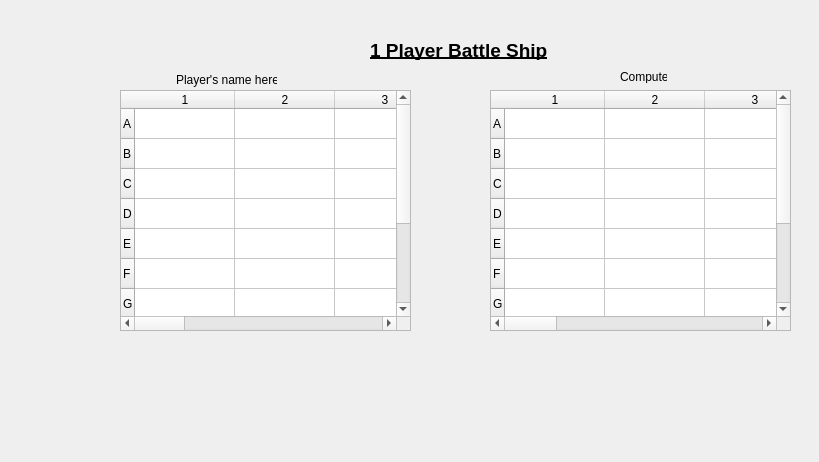
<?xml version="1.0" encoding="UTF-8"?>
<ui version="4.0">
 <class>OnePlGame</class>
 <widget class="QDialog" name="OnePlGame">
  <property name="geometry">
   <rect>
    <x>0</x>
    <y>0</y>
    <width>819</width>
    <height>462</height>
   </rect>
  </property>
  <property name="windowTitle">
   <string>Dialog</string>
  </property>
  <widget class="QLabel" name="label_3">
   <property name="geometry">
    <rect>
     <x>176</x>
     <y>70</y>
     <width>101</width>
     <height>20</height>
    </rect>
   </property>
   <property name="text">
    <string>Player's name here</string>
   </property>
  </widget>
  <widget class="QLabel" name="label_2">
   <property name="geometry">
    <rect>
     <x>370</x>
     <y>40</y>
     <width>211</width>
     <height>20</height>
    </rect>
   </property>
   <property name="font">
    <font>
     <pointsize>14</pointsize>
     <weight>75</weight>
     <bold>true</bold>
     <underline>true</underline>
    </font>
   </property>
   <property name="text">
    <string>1 Player Battle Ship</string>
   </property>
  </widget>
  <widget class="QLabel" name="label_4">
   <property name="geometry">
    <rect>
     <x>620</x>
     <y>70</y>
     <width>47</width>
     <height>13</height>
    </rect>
   </property>
   <property name="text">
    <string>Computer</string>
   </property>
  </widget>
  <widget class="QTableWidget" name="tableWidget">
   <property name="geometry">
    <rect>
     <x>120</x>
     <y>90</y>
     <width>291</width>
     <height>241</height>
    </rect>
   </property>
   <row>
    <property name="text">
     <string>A</string>
    </property>
   </row>
   <row>
    <property name="text">
     <string>B</string>
    </property>
   </row>
   <row>
    <property name="text">
     <string>C</string>
    </property>
   </row>
   <row>
    <property name="text">
     <string>D</string>
    </property>
   </row>
   <row>
    <property name="text">
     <string>E</string>
    </property>
   </row>
   <row>
    <property name="text">
     <string>F</string>
    </property>
   </row>
   <row>
    <property name="text">
     <string>G</string>
    </property>
   </row>
   <row>
    <property name="text">
     <string>H</string>
    </property>
   </row>
   <row>
    <property name="text">
     <string>I</string>
    </property>
   </row>
   <row>
    <property name="text">
     <string>J</string>
    </property>
   </row>
   <column>
    <property name="text">
     <string>1</string>
    </property>
   </column>
   <column>
    <property name="text">
     <string>2</string>
    </property>
   </column>
   <column>
    <property name="text">
     <string>3</string>
    </property>
   </column>
   <column>
    <property name="text">
     <string>4</string>
    </property>
   </column>
   <column>
    <property name="text">
     <string>5</string>
    </property>
   </column>
   <column>
    <property name="text">
     <string>6</string>
    </property>
   </column>
   <column>
    <property name="text">
     <string>7</string>
    </property>
   </column>
   <column>
    <property name="text">
     <string>8</string>
    </property>
   </column>
   <column>
    <property name="text">
     <string>9</string>
    </property>
   </column>
   <column>
    <property name="text">
     <string>10</string>
    </property>
   </column>
  </widget>
  <widget class="QTableWidget" name="tableWidget_3">
   <property name="geometry">
    <rect>
     <x>490</x>
     <y>90</y>
     <width>301</width>
     <height>241</height>
    </rect>
   </property>
   <row>
    <property name="text">
     <string>A</string>
    </property>
   </row>
   <row>
    <property name="text">
     <string>B</string>
    </property>
   </row>
   <row>
    <property name="text">
     <string>C</string>
    </property>
   </row>
   <row>
    <property name="text">
     <string>D</string>
    </property>
   </row>
   <row>
    <property name="text">
     <string>E</string>
    </property>
   </row>
   <row>
    <property name="text">
     <string>F</string>
    </property>
   </row>
   <row>
    <property name="text">
     <string>G</string>
    </property>
   </row>
   <row>
    <property name="text">
     <string>H</string>
    </property>
   </row>
   <row>
    <property name="text">
     <string>I</string>
    </property>
   </row>
   <row>
    <property name="text">
     <string>J</string>
    </property>
   </row>
   <column>
    <property name="text">
     <string>1</string>
    </property>
   </column>
   <column>
    <property name="text">
     <string>2</string>
    </property>
   </column>
   <column>
    <property name="text">
     <string>3</string>
    </property>
   </column>
   <column>
    <property name="text">
     <string>4</string>
    </property>
   </column>
   <column>
    <property name="text">
     <string>5</string>
    </property>
   </column>
   <column>
    <property name="text">
     <string>6</string>
    </property>
   </column>
   <column>
    <property name="text">
     <string>7</string>
    </property>
   </column>
   <column>
    <property name="text">
     <string>8</string>
    </property>
   </column>
   <column>
    <property name="text">
     <string>9</string>
    </property>
   </column>
   <column>
    <property name="text">
     <string>10</string>
    </property>
   </column>
  </widget>
 </widget>
 <resources/>
 <connections/>
</ui>
